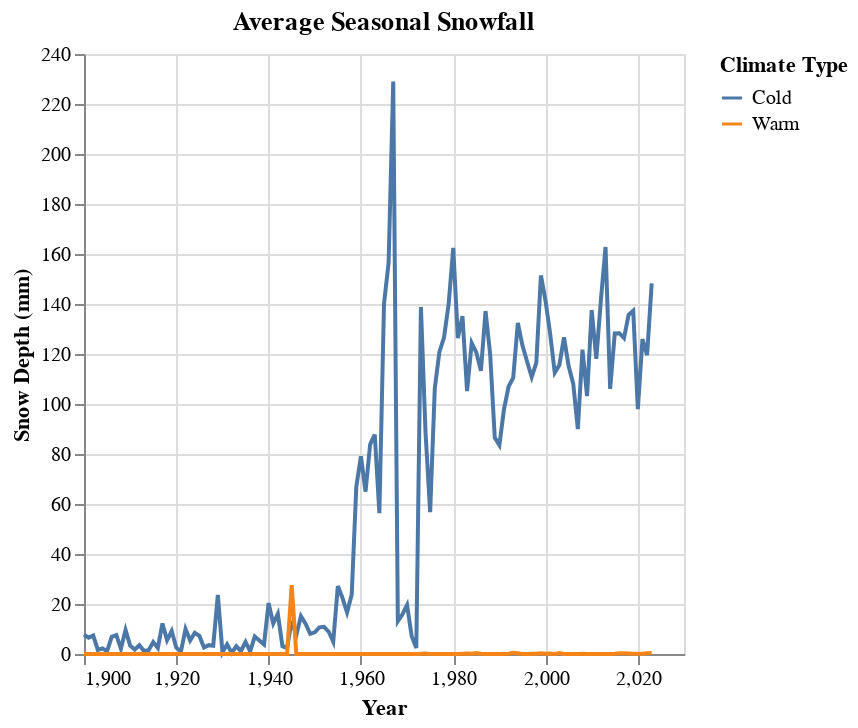

Notebook code cell kept with this figure:
### Code cell
selection = alt.selection_point(fields=['climate_type'], bind='legend')

# Create the chart with selection
alt.Chart(fourth).mark_line().encode(
    x=alt.X('year:Q', title='Year'),
    y=alt.Y('snow_depth_mm:Q', title='Snow Depth (mm)'), 
    color=alt.Color('climate_type:N', legend=alt.Legend(title='Climate Type')),
    tooltip='snow_depth_mm:Q',
).properties(
    title='Average Seasonal Snowfall'
)

### Figure 1 — Vega-Lite specification as saved in the notebook (floating-point values rounded to 4 significant figures; data arrays with more than 128 entries replaced by an {"elided": "..."} marker saying what was removed)
{"config": {"view": {"continuousWidth": 300, "continuousHeight": 300}}, "data": {"name": "data-4ab706b13b7c6d96b2a6b55981a2304e"}, "mark": {"type": "line"}, "encoding": {"color": {"field": "climate_type", "legend": {"title": "Climate Type"}, "type": "nominal"}, "tooltip": {"field": "snow_depth_mm", "type": "quantitative"}, "x": {"field": "year", "title": "Year", "type": "quantitative"}, "y": {"field": "snow_depth_mm", "title": "Snow Depth (mm)", "type": "quantitative"}}, "title": "Average Seasonal Snowfall", "$schema": "https://vega.github.io/schema/vega-lite/v5.8.0.json", "datasets": {"data-4ab706b13b7c6d96b2a6b55981a2304e": {"elided": "248 records"}}}
